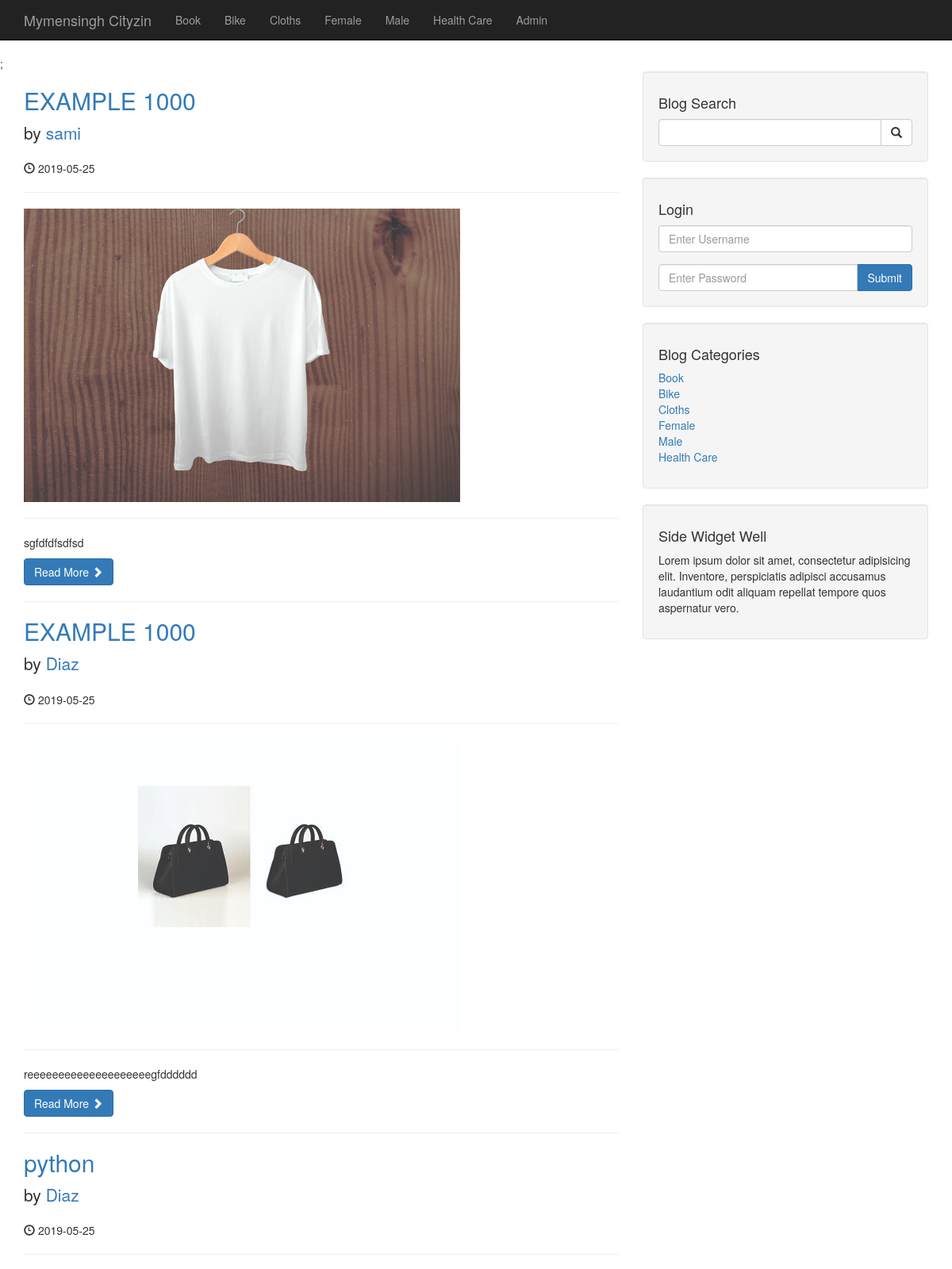
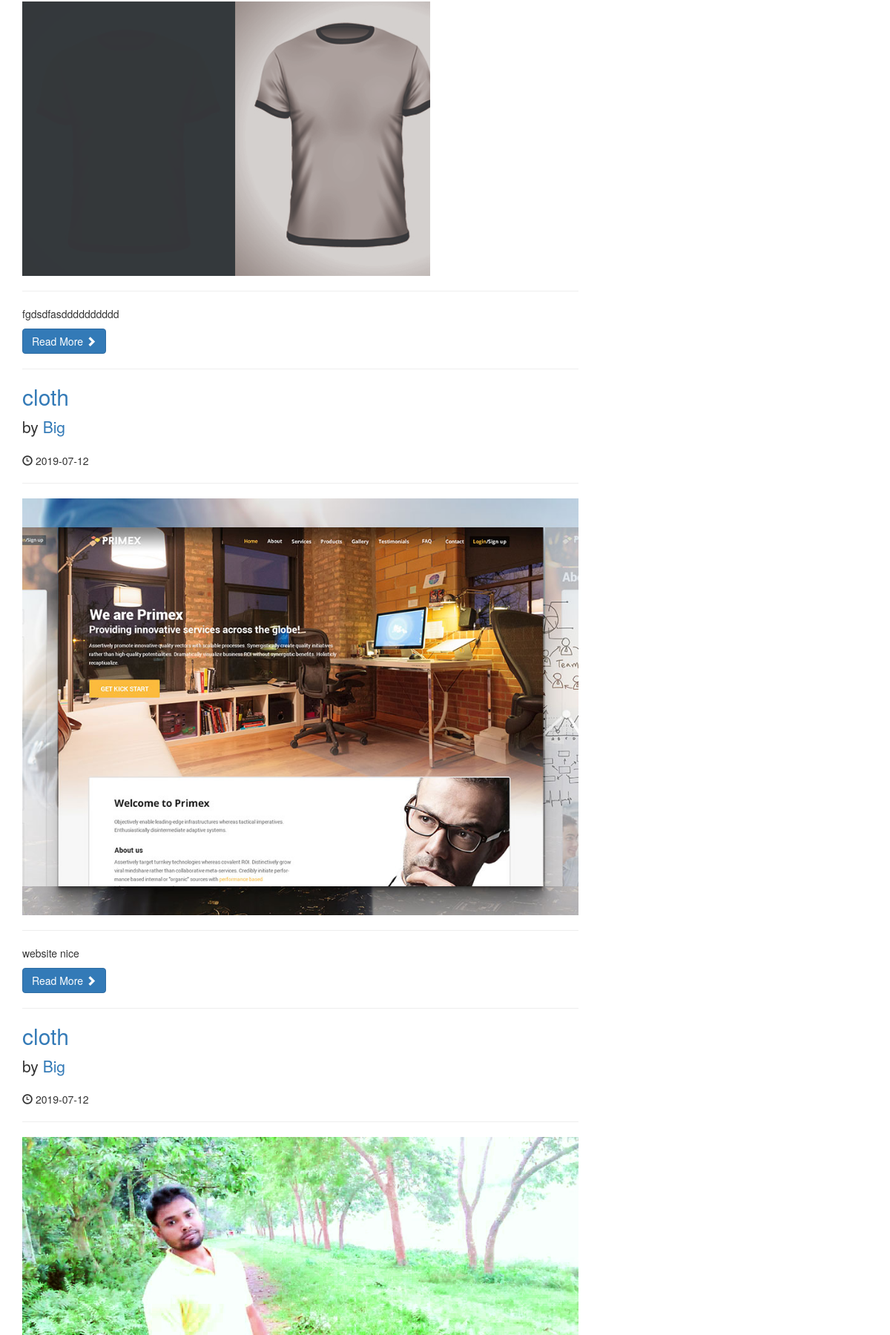
The page / (upper part) on the database its author committed (2 pictures, top to bottom).
### tables this page shows
CREATE TABLE `categories` (
  `cat_title` varchar(255) NOT NULL,
  `cat_id` int(3) NOT NULL
);

CREATE TABLE `posts` (
  `post_id` int(3) NOT NULL,
  `post_category_id` int(3) NOT NULL,
  `post_title` varchar(255) NOT NULL,
  `post_author` varchar(255) NOT NULL,
  `post_date` date NOT NULL,
  `post_image` text NOT NULL,
  `post_content` text NOT NULL,
  `post_tags` varchar(255) NOT NULL,
  `post_comment_count` varchar(255) NOT NULL,
  `post_status` varchar(255) NOT NULL DEFAULT 'draft'
);

### index.php (the view, shortened to what this page needs)
<?php include "includes/db.php";?>
<?php include "includes/header.php";?>
<?php include "includes/navigation.php"  ?>;
<div class="container">
<div class="row">
<div class="col-md-8">
<?php
$query = " SELECT *FROM posts ";
$select_all_posts_query  = mysqli_query($connection,$query);
while($row= mysqli_fetch_assoc($select_all_posts_query)){
$post_id= $row ['post_id'];
$post_title= $row ['post_title'];
$post_author= $row ['post_author'];
$post_date= $row ['post_date'];
$post_image= $row ['post_image'];
$post_content= substr($row ['post_content'],0,100);
?>
<h2>
<a href="post.php?p_id=<?php echo $post_id; ?>"><?php echo $post_title ;?></a>
</h2>
<p class="lead">
by <a href="index.php"><?php echo $post_author;  ?></a>
</p>
<p><span class="glyphicon glyphicon-time"></span> <?php echo  $post_date ;?></p>
<hr>
<a href="post.php?p_id=<?php echo $post_id; ?>">
<img class="img-responsive" src="images/<?php echo $post_image;  ?>" alt="">
</a>
<hr>
<p><?php echo $post_content;  ?></p>
<a class="btn btn-primary" href="post.php?p_id=<?php echo $post_id; ?>">Read More <span class="glyphicon glyphicon-chevron-right"></span></a>
<hr>
<?php    }?>
</div>
<?php  include "includes/sidebar.php";?>
</div>
<?php
include "includes/footer.php";
?>

### includes/navigation.php (shortened to what this page needs)
 <nav class="navbar navbar-inverse navbar-fixed-top" role="navigation">
        <div class="container">
            <div class="navbar-header">
                <a class="navbar-brand" href="index.php">Mymensingh Cityzin</a>
            </div>
            <div class="collapse navbar-collapse" id="bs-example-navbar-collapse-1">
                <ul class="nav navbar-nav">
<?php
$query= "SELECT *FROM categories";
$select_all_categories_query= mysqli_query($connection,$query);
while ($row= mysqli_fetch_assoc($select_all_categories_query)) {
$cat_title = $row['cat_title'];
$cat_id = $row['cat_id'];
echo "<li> <a href = 'category.php?category=$cat_id'>{$cat_title}</a></li>";
}
?>
<li>
<a href="admin">Admin</a>
</li>
       </ul>
            </div>
        </div>
    </nav>

### includes/sidebar.php
 <div class="col-md-4">
                <div class="well">
                    <h4>Blog Search</h4>
                    <form action="search.php" method="post" >
                    <div class="input-group">
                        <input name="search" type="text" class="form-control">
                        <span class="input-group-btn">
                            <button  name="submit" class="btn btn-default" type="submit">
                                <span class="glyphicon glyphicon-search"></span>
                        </button>
                        </span>
                    </div>
                    </form>
                </div>
                       <div class="well">
                    <h4>Login</h4>
                    <form action="includes/login.php" method="post" >
                    <div class="form-group">
                        <input name="username" type="text" class="form-control" placeholder="Enter Username">
                    </div>
                    <div class="input-group">
                        <input type="password" name="password" class="form-control" placeholder="Enter Password">
                        <span class="input-group-btn">
                            <button class="btn btn-primary" name="login" type="submit" >Submit</button>
                        </span>
                    </div>
                    </form>
                </div>
                <div class="well">
<?php
$query= "SELECT *FROM categories";
$select_all_categories_query= mysqli_query($connection,$query);
?>
                    <h4>Blog Categories</h4>
                    <div class="row">
                        <div class="col-lg-12">
                            <ul class="list-unstyled">
                                <?php
while ($row= mysqli_fetch_assoc($select_all_categories_query)) {
$cat_id = $row['cat_id'];
$cat_title = $row['cat_title'];
echo "<li> <a href = 'category.php?category=$cat_id'>{$cat_title}</a></li>";
}
                                ?>
                            </ul>
                        </div>
                    </div>
                </div>
                <?php include "includes/widget.php";?>
            </div>

### css/blog-home.css (style rules this page uses)
body { padding-top: 70px; }

### rows shown on the page
categories: cat_title "Book"
categories: cat_title "Bike"
categories: cat_title "Cloths"
categories: cat_title "Female"
categories: cat_title "Male"
categories: cat_title "Health Care"
posts: post_title "EXAMPLE 1000", post_author "sami", post_date "2019-05-25", post_image (picture), post_content "sgfdfdfsdfsd"
posts: post_title "EXAMPLE 1000", post_author "Diaz", post_date "2019-05-25", post_image (picture), post_content "reeeeeeeeeeeeeeeeeeeegfdddddd"
posts: post_title "python", post_author "Diaz", post_date "2019-05-25", post_image (picture), post_content "fgdsdfasdddddddddd"
posts: post_title "cloth", post_author "Big", post_date "2019-07-12", post_image (picture), post_content "website nice"
posts: post_title "cloth", post_author "Big", post_date "2019-07-12", post_image (picture)
